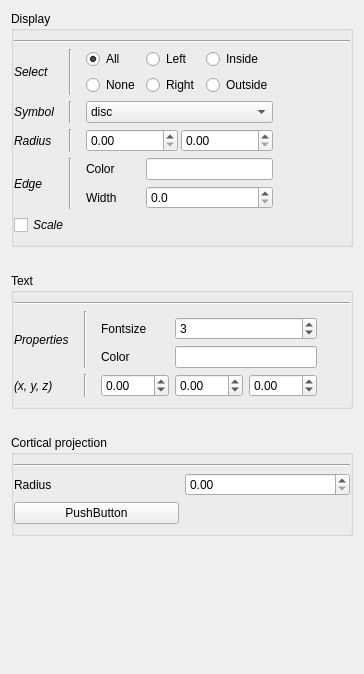
             <widget class="QWidget" name="scrollAreaWidgetContents_2">
              <property name="geometry">
               <rect>
                <x>0</x>
                <y>0</y>
                <width>364</width>
                <height>674</height>
               </rect>
              </property>
              <layout class="QVBoxLayout" name="verticalLayout_12">
               <item>
                <widget class="QGroupBox" name="toolBox">
                 <property name="title">
                  <string>Display</string>
                 </property>
                 <layout class="QVBoxLayout" name="verticalLayout_35">
                  <property name="leftMargin">
                   <number>0</number>
                  </property>
                  <property name="rightMargin">
                   <number>0</number>
                  </property>
                  <item>
                   <widget class="Line" name="line_20">
                    <property name="minimumSize">
                     <size>
                      <width>200</width>
                      <height>0</height>
                     </size>
                    </property>
                    <property name="orientation">
                     <enum>Qt::Horizontal</enum>
                    </property>
                   </widget>
                  </item>
                  <item>
                   <layout class="QGridLayout" name="gridLayout_6">
                    <item row="5" column="3" colspan="2">
                     <widget class="QDoubleSpinBox" name="s_EdgeWidth">
                      <property name="toolTip">
                       <string>&lt;html&gt;&lt;head/&gt;&lt;body&gt;&lt;p&gt;Edge width&lt;/p&gt;&lt;/body&gt;&lt;/html&gt;</string>
                      </property>
                      <property name="decimals">
                       <number>1</number>
                      </property>
                     </widget>
                    </item>
                    <item row="1" column="2">
                     <widget class="QRadioButton" name="s_uiNone">
                      <property name="toolTip">
                       <string>&lt;html&gt;&lt;head/&gt;&lt;body&gt;&lt;p&gt;Hide all sources&lt;/p&gt;&lt;/body&gt;&lt;/html&gt;</string>
                      </property>
                      <property name="text">
                       <string>None</string>
                      </property>
                     </widget>
                    </item>
                    <item row="3" column="0">
                     <widget class="QLabel" name="label_32">
                      <property name="font">
                       <font>
                        <italic>true</italic>
                       </font>
                      </property>
                      <property name="text">
                       <string>Radius</string>
                      </property>
                     </widget>
                    </item>
                    <item row="2" column="0">
                     <widget class="QLabel" name="label_28">
                      <property name="font">
                       <font>
                        <italic>true</italic>
                       </font>
                      </property>
                      <property name="text">
                       <string>Symbol</string>
                      </property>
                     </widget>
                    </item>
                    <item row="0" column="3">
                     <widget class="QRadioButton" name="s_LeftH">
                      <property name="maximumSize">
                       <size>
                        <width>16777215</width>
                        <height>16777215</height>
                       </size>
                      </property>
                      <property name="toolTip">
                       <string>&lt;html&gt;&lt;head/&gt;&lt;body&gt;&lt;p&gt;Display sources in the left hemisphere&lt;/p&gt;&lt;/body&gt;&lt;/html&gt;</string>
                      </property>
                      <property name="text">
                       <string>Left</string>
                      </property>
                      <property name="autoExclusive">
                       <bool>true</bool>
                      </property>
                     </widget>
                    </item>
                    <item row="1" column="3">
                     <widget class="QRadioButton" name="s_RightH">
                      <property name="toolTip">
                       <string>&lt;html&gt;&lt;head/&gt;&lt;body&gt;&lt;p&gt;Display sources in the right hemisphere&lt;/p&gt;&lt;/body&gt;&lt;/html&gt;</string>
                      </property>
                      <property name="text">
                       <string>Right</string>
                      </property>
                     </widget>
                    </item>
                    <item row="0" column="2">
                     <widget class="QRadioButton" name="s_uiAll">
                      <property name="toolTip">
                       <string>&lt;html&gt;&lt;head/&gt;&lt;body&gt;&lt;p&gt;Display all sources&lt;/p&gt;&lt;/body&gt;&lt;/html&gt;</string>
                      </property>
                      <property name="text">
                       <string>All</string>
                      </property>
                      <property name="checked">
                       <bool>true</bool>
                      </property>
                     </widget>
                    </item>
                    <item row="1" column="4">
                     <widget class="QRadioButton" name="s_Outside">
                      <property name="toolTip">
                       <string>&lt;html&gt;&lt;head/&gt;&lt;body&gt;&lt;p&gt;Display sources outside the brain (&lt;span style=&quot; font-weight:600;&quot;&gt;EXPERIMENTAL&lt;/span&gt;)&lt;/p&gt;&lt;/body&gt;&lt;/html&gt;</string>
                      </property>
                      <property name="text">
                       <string>Outside</string>
                      </property>
                     </widget>
                    </item>
                    <item row="0" column="0" rowspan="2">
                     <widget class="QLabel" name="label_27">
                      <property name="font">
                       <font>
                        <italic>true</italic>
                       </font>
                      </property>
                      <property name="text">
                       <string>Select</string>
                      </property>
                     </widget>
                    </item>
                    <item row="0" column="4">
                     <widget class="QRadioButton" name="s_Inside">
                      <property name="toolTip">
                       <string>&lt;html&gt;&lt;head/&gt;&lt;body&gt;&lt;p&gt;Display sources inside the brain (&lt;span style=&quot; font-weight:600;&quot;&gt;EXPERIMENTAL&lt;/span&gt;)&lt;/p&gt;&lt;/body&gt;&lt;/html&gt;</string>
                      </property>
                      <property name="text">
                       <string>Inside</string>
                      </property>
                     </widget>
                    </item>
                    <item row="2" column="2" colspan="3">
                     <widget class="QComboBox" name="s_Symbol">
                      <property name="toolTip">
                       <string>&lt;html&gt;&lt;head/&gt;&lt;body&gt;&lt;p&gt;Change sources symbol&lt;/p&gt;&lt;/body&gt;&lt;/html&gt;</string>
                      </property>
                      <item>
                       <property name="text">
                        <string>disc</string>
                       </property>
                      </item>
                      <item>
                       <property name="text">
                        <string>arrow</string>
                       </property>
                      </item>
                      <item>
                       <property name="text">
                        <string>ring</string>
                       </property>
                      </item>
                      <item>
                       <property name="text">
                        <string>clobber</string>
                       </property>
                      </item>
                      <item>
                       <property name="text">
                        <string>square</string>
                       </property>
                      </item>
                      <item>
                       <property name="text">
                        <string>diamond</string>
                       </property>
                      </item>
                      <item>
                       <property name="text">
                        <string>vbar</string>
                       </property>
                      </item>
                      <item>
                       <property name="text">
                        <string>hbar</string>
                       </property>
                      </item>
                      <item>
                       <property name="text">
                        <string>cross</string>
                       </property>
                      </item>
                      <item>
                       <property name="text">
                        <string>tailed_arrow</string>
                       </property>
                      </item>
                      <item>
                       <property name="text">
                        <string>x</string>
                       </property>
                      </item>
                      <item>
                       <property name="text">
                        <string>triangle_up</string>
                       </property>
                      </item>
                      <item>
                       <property name="text">
                        <string>triangle_down</string>
                       </property>
                      </item>
                     </widget>
                    </item>
                    <item row="5" column="2">
                     <widget class="QLabel" name="label_20">
                      <property name="text">
                       <string>Width</string>
                      </property>
                     </widget>
                    </item>
                    <item row="4" column="3" colspan="2">
                     <widget class="QLineEdit" name="s_EdgeColor">
                      <property name="toolTip">
                       <string>&lt;html&gt;&lt;head/&gt;&lt;body&gt;&lt;p&gt;Edge color (&lt;span style=&quot; font-style:italic;&quot;&gt;if edge width is not 0.&lt;/span&gt;)&lt;/p&gt;&lt;/body&gt;&lt;/html&gt;</string>
                      </property>
                     </widget>
                    </item>
                    <item row="4" column="2">
                     <widget class="QLabel" name="label_17">
                      <property name="text">
                       <string>Color</string>
                      </property>
                     </widget>
                    </item>
                    <item row="4" column="0" rowspan="2">
                     <widget class="QLabel" name="label_31">
                      <property name="font">
                       <font>
                        <italic>true</italic>
                       </font>
                      </property>
                      <property name="text">
                       <string>Edge</string>
                      </property>
                     </widget>
                    </item>
                    <item row="6" column="0" colspan="5">
                     <widget class="QCheckBox" name="s_Scaling">
                      <property name="font">
                       <font>
                        <italic>true</italic>
                       </font>
                      </property>
                      <property name="toolTip">
                       <string>&lt;html&gt;&lt;head/&gt;&lt;body&gt;&lt;p&gt;&lt;span style=&quot; font-style:normal;&quot;&gt;Set if sources have to be rescaled on zoom (&lt;/span&gt;you will need to change the minimum &amp;amp; maximum radius&lt;span style=&quot; font-style:normal;&quot;&gt;)&lt;/span&gt;&lt;/p&gt;&lt;/body&gt;&lt;/html&gt;</string>
                      </property>
                      <property name="text">
                       <string>Scale</string>
                      </property>
                     </widget>
                    </item>
                    <item row="3" column="2" colspan="3">
                     <widget class="QWidget" name="widget_9" native="true">
                      <layout class="QHBoxLayout" name="horizontalLayout_91">
                       <property name="spacing">
                        <number>3</number>
                       </property>
                       <property name="margin">
                        <number>0</number>
                       </property>
                       <item>
                        <widget class="QDoubleSpinBox" name="s_radiusMin">
                         <property name="toolTip">
                          <string>&lt;html&gt;&lt;head/&gt;&lt;body&gt;&lt;p&gt;Minimum radius for the sources&lt;/p&gt;&lt;/body&gt;&lt;/html&gt;</string>
                         </property>
                        </widget>
                       </item>
                       <item>
                        <widget class="QDoubleSpinBox" name="s_radiusMax">
                         <property name="toolTip">
                          <string>&lt;html&gt;&lt;head/&gt;&lt;body&gt;&lt;p&gt;Maximum radius for the sources&lt;/p&gt;&lt;/body&gt;&lt;/html&gt;</string>
                         </property>
                        </widget>
                       </item>
                      </layout>
                     </widget>
                    </item>
                    <item row="0" column="1" rowspan="2">
                     <widget class="Line" name="line_22">
                      <property name="minimumSize">
                       <size>
                        <width>20</width>
                        <height>0</height>
                       </size>
                      </property>
                      <property name="orientation">
                       <enum>Qt::Vertical</enum>
                      </property>
                     </widget>
                    </item>
                    <item row="4" column="1" rowspan="2">
                     <widget class="Line" name="line_23">
                      <property name="minimumSize">
                       <size>
                        <width>20</width>
                        <height>0</height>
                       </size>
                      </property>
                      <property name="orientation">
                       <enum>Qt::Vertical</enum>
                      </property>
                     </widget>
                    </item>
                    <item row="3" column="1">
                     <widget class="Line" name="line_24">
                      <property name="minimumSize">
                       <size>
                        <width>20</width>
                        <height>0</height>
                       </size>
                      </property>
                      <property name="orientation">
                       <enum>Qt::Vertical</enum>
                      </property>
                     </widget>
                    </item>
                    <item row="2" column="1">
                     <widget class="Line" name="line_25">
                      <property name="minimumSize">
                       <size>
                        <width>20</width>
                        <height>0</height>
                       </size>
                      </property>
                      <property name="orientation">
                       <enum>Qt::Vertical</enum>
                      </property>
                     </widget>
                    </item>
                    <item row="0" column="5">
                     <spacer name="horizontalSpacer_28">
                      <property name="orientation">
                       <enum>Qt::Horizontal</enum>
                      </property>
                      <property name="sizeHint" stdset="0">
                       <size>
                        <width>40</width>
                        <height>20</height>
                       </size>
                      </property>
                     </spacer>
                    </item>
                   </layout>
                  </item>
                 </layout>
                </widget>
               </item>
               <item>
                <spacer name="horizontalSpacer_9">
                 <property name="orientation">
                  <enum>Qt::Horizontal</enum>
                 </property>
                 <property name="sizeHint" stdset="0">
                  <size>
                   <width>40</width>
                   <height>20</height>
                  </size>
                 </property>
                </spacer>
               </item>
               <item>
                <widget class="QGroupBox" name="grpText">
                 <property name="enabled">
                  <bool>true</bool>
                 </property>
                 <property name="title">
                  <string>Text</string>
                 </property>
                 <layout class="QVBoxLayout" name="verticalLayout_6">
                  <property name="leftMargin">
                   <number>0</number>
                  </property>
                  <property name="rightMargin">
                   <number>0</number>
                  </property>
                  <item>
                   <widget class="Line" name="line_39">
                    <property name="minimumSize">
                     <size>
                      <width>200</width>
                      <height>0</height>
                     </size>
                    </property>
                    <property name="orientation">
                     <enum>Qt::Horizontal</enum>
                    </property>
                   </widget>
                  </item>
                  <item>
                   <layout class="QGridLayout" name="gridLayout_7">
                    <item row="0" column="0" rowspan="3">
                     <widget class="QLabel" name="label_29">
                      <property name="font">
                       <font>
                        <italic>true</italic>
                       </font>
                      </property>
                      <property name="text">
                       <string>Properties</string>
                      </property>
                      <property name="alignment">
                       <set>Qt::AlignLeading|Qt::AlignLeft|Qt::AlignVCenter</set>
                      </property>
                     </widget>
                    </item>
                    <item row="2" column="3" colspan="2">
                     <widget class="QLineEdit" name="q_stextcolor">
                      <property name="toolTip">
                       <string>&lt;html&gt;&lt;head/&gt;&lt;body&gt;&lt;p&gt;Font color of source's text&lt;/p&gt;&lt;/body&gt;&lt;/html&gt;</string>
                      </property>
                     </widget>
                    </item>
                    <item row="3" column="3">
                     <widget class="QDoubleSpinBox" name="y_text">
                      <property name="toolTip">
                       <string>&lt;html&gt;&lt;head/&gt;&lt;body&gt;&lt;p&gt;Move source's text along y-axis&lt;/p&gt;&lt;/body&gt;&lt;/html&gt;</string>
                      </property>
                      <property name="minimum">
                       <double>-100.000000000000000</double>
                      </property>
                      <property name="maximum">
                       <double>100.000000000000000</double>
                      </property>
                     </widget>
                    </item>
                    <item row="2" column="2">
                     <widget class="QLabel" name="label_14">
                      <property name="text">
                       <string>Color</string>
                      </property>
                     </widget>
                    </item>
                    <item row="1" column="2">
                     <widget class="QLabel" name="label_12">
                      <property name="text">
                       <string>Fontsize</string>
                      </property>
                     </widget>
                    </item>
                    <item row="3" column="2">
                     <widget class="QDoubleSpinBox" name="x_text">
                      <property name="toolTip">
                       <string>&lt;html&gt;&lt;head/&gt;&lt;body&gt;&lt;p&gt;Move source's text along x-axis&lt;/p&gt;&lt;/body&gt;&lt;/html&gt;</string>
                      </property>
                      <property name="minimum">
                       <double>-100.000000000000000</double>
                      </property>
                      <property name="maximum">
                       <double>100.000000000000000</double>
                      </property>
                     </widget>
                    </item>
                    <item row="1" column="3" colspan="2">
                     <widget class="QSpinBox" name="q_stextsize">
                      <property name="toolTip">
                       <string>&lt;html&gt;&lt;head/&gt;&lt;body&gt;&lt;p&gt;Font size of source's text&lt;/p&gt;&lt;/body&gt;&lt;/html&gt;</string>
                      </property>
                      <property name="value">
                       <number>3</number>
                      </property>
                     </widget>
                    </item>
                    <item row="3" column="4">
                     <widget class="QDoubleSpinBox" name="z_text">
                      <property name="toolTip">
                       <string>&lt;html&gt;&lt;head/&gt;&lt;body&gt;&lt;p&gt;Move source's text along z-axis&lt;/p&gt;&lt;/body&gt;&lt;/html&gt;</string>
                      </property>
                      <property name="minimum">
                       <double>-100.000000000000000</double>
                      </property>
                      <property name="maximum">
                       <double>100.000000000000000</double>
                      </property>
                     </widget>
                    </item>
                    <item row="3" column="0">
                     <widget class="QLabel" name="label_30">
                      <property name="font">
                       <font>
                        <italic>true</italic>
                       </font>
                      </property>
                      <property name="text">
                       <string>(x, y, z)</string>
                      </property>
                     </widget>
                    </item>
                    <item row="0" column="1" rowspan="3">
                     <widget class="Line" name="line_37">
                      <property name="minimumSize">
                       <size>
                        <width>20</width>
                        <height>0</height>
                       </size>
                      </property>
                      <property name="orientation">
                       <enum>Qt::Vertical</enum>
                      </property>
                     </widget>
                    </item>
                    <item row="3" column="1">
                     <widget class="Line" name="line_38">
                      <property name="minimumSize">
                       <size>
                        <width>20</width>
                        <height>0</height>
                       </size>
                      </property>
                      <property name="orientation">
                       <enum>Qt::Vertical</enum>
                      </property>
                     </widget>
                    </item>
                    <item row="1" column="5">
                     <spacer name="horizontalSpacer_22">
                      <property name="orientation">
                       <enum>Qt::Horizontal</enum>
                      </property>
                      <property name="sizeHint" stdset="0">
                       <size>
                        <width>40</width>
                        <height>20</height>
                       </size>
                      </property>
                     </spacer>
                    </item>
                   </layout>
                  </item>
                 </layout>
                </widget>
               </item>
               <item>
                <spacer name="horizontalSpacer_10">
                 <property name="orientation">
                  <enum>Qt::Horizontal</enum>
                 </property>
                 <property name="sizeHint" stdset="0">
                  <size>
                   <width>40</width>
                   <height>20</height>
                  </size>
                 </property>
                </spacer>
               </item>
               <item>
                <widget class="QGroupBox" name="groupBox_6">
                 <property name="title">
                  <string>Cortical projection</string>
                 </property>
                 <layout class="QVBoxLayout" name="verticalLayout_7">
                  <property name="leftMargin">
                   <number>0</number>
                  </property>
                  <property name="rightMargin">
                   <number>0</number>
                  </property>
                  <item>
                   <widget class="Line" name="line_40">
                    <property name="minimumSize">
                     <size>
                      <width>200</width>
                      <height>0</height>
                     </size>
                    </property>
                    <property name="orientation">
                     <enum>Qt::Horizontal</enum>
                    </property>
                   </widget>
                  </item>
                  <item>
                   <layout class="QGridLayout" name="gridLayout_8">
                    <property name="topMargin">
                     <number>0</number>
                    </property>
                    <item row="0" column="0">
                     <widget class="QLabel" name="label_15">
                      <property name="text">
                       <string>Radius</string>
                      </property>
                     </widget>
                    </item>
                    <item row="0" column="1">
                     <widget class="QDoubleSpinBox" name="doubleSpinBox">
                      <property name="toolTip">
                       <string>&lt;html&gt;&lt;head/&gt;&lt;body&gt;&lt;p&gt;Radius for the cortical projection / repartition&lt;/p&gt;&lt;/body&gt;&lt;/html&gt;</string>
                      </property>
                     </widget>
                    </item>
                    <item row="1" column="0">
                     <widget class="QPushButton" name="pushButton">
                      <property name="text">
                       <string>PushButton</string>
                      </property>
                     </widget>
                    </item>
                   </layout>
                  </item>
                 </layout>
                </widget>
               </item>
               <item>
                <spacer name="verticalSpacer">
                 <property name="orientation">
                  <enum>Qt::Vertical</enum>
                 </property>
                 <property name="sizeHint" stdset="0">
                  <size>
                   <width>20</width>
                   <height>40</height>
                  </size>
                 </property>
                </spacer>
               </item>
              </layout>
             </widget>
